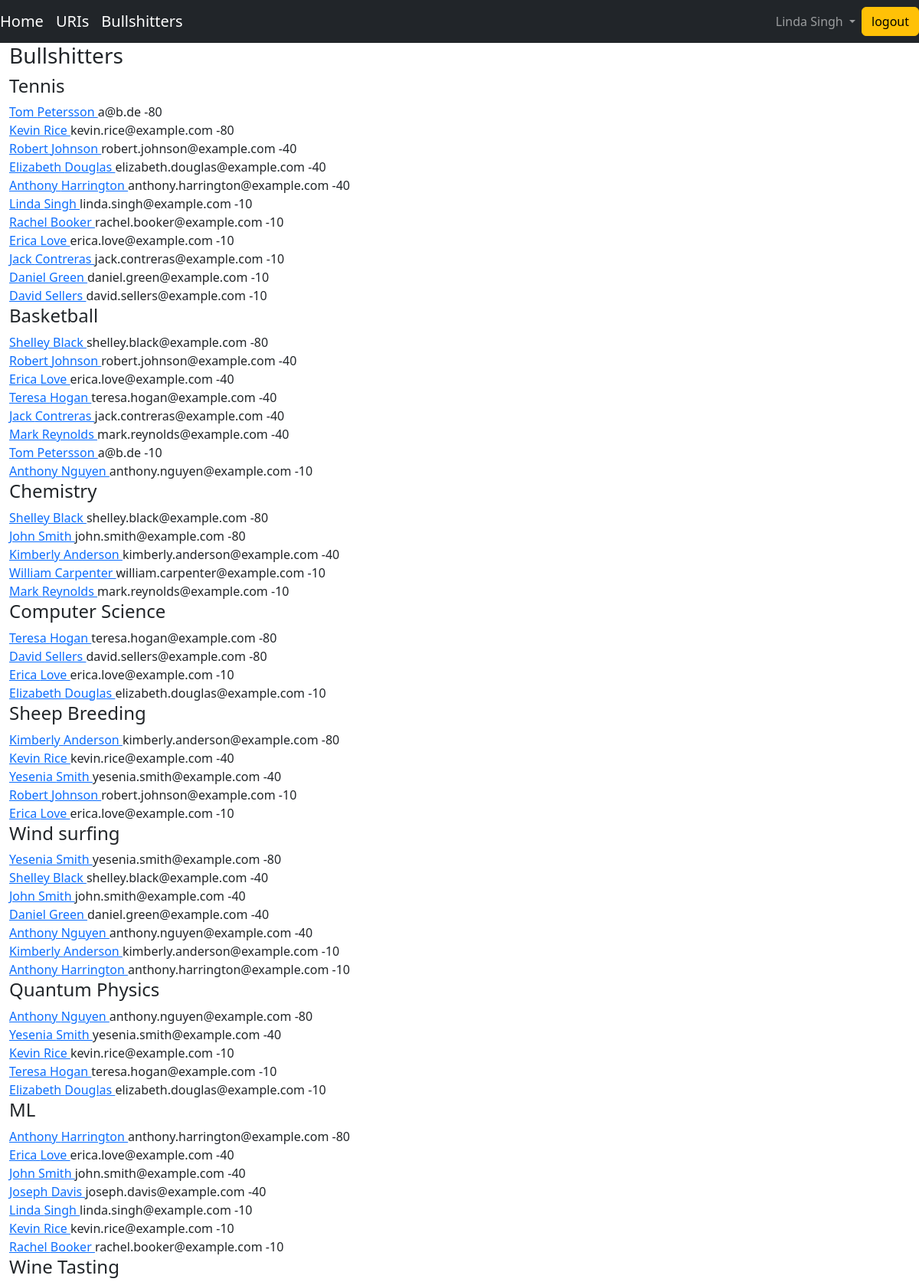
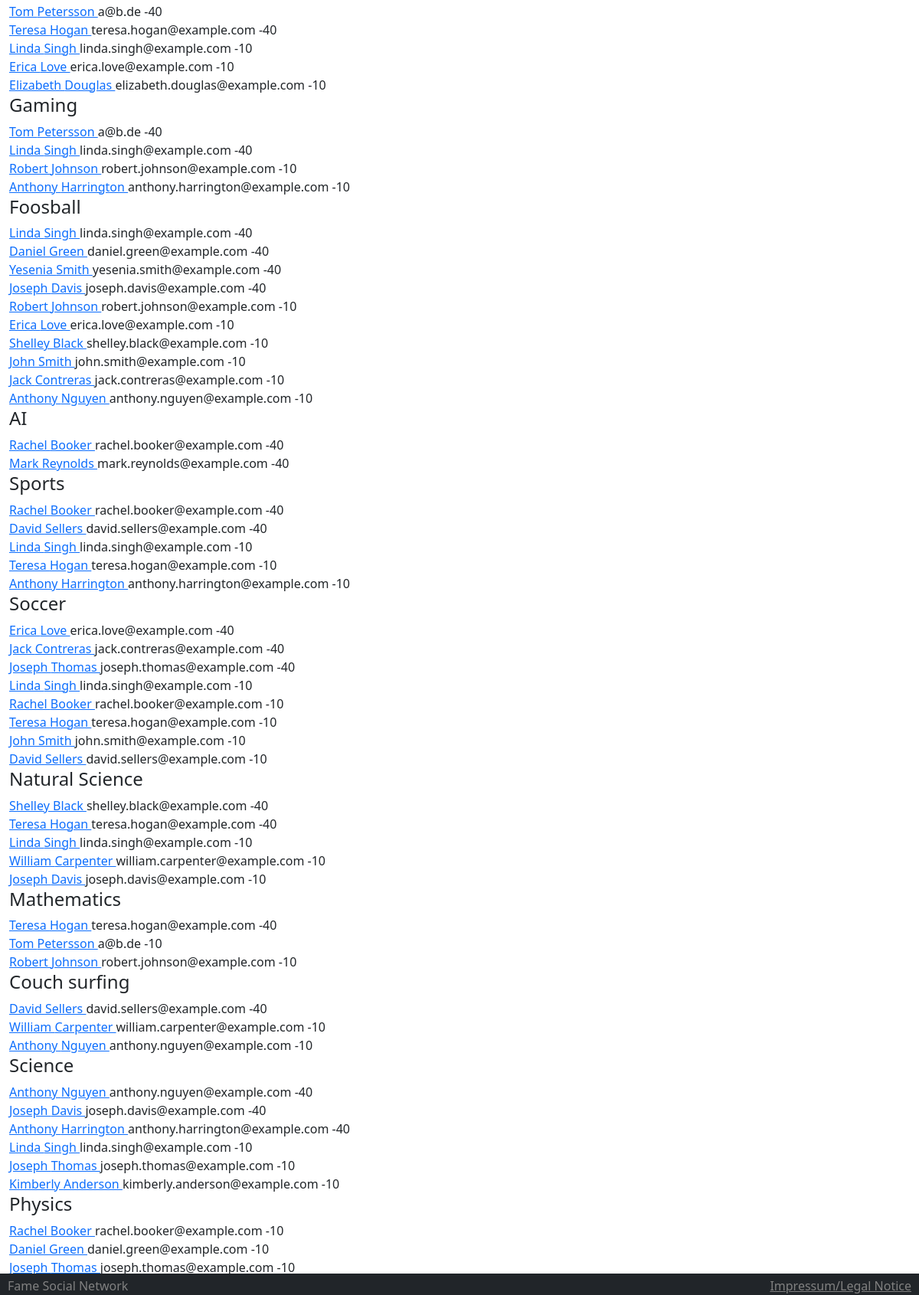
The page /sn/html/bullshitters (signed in) on the database its author committed (2 pictures, top to bottom).
### fame/models.py (models this page shows, shortened)
class FameUsers(AbstractUser):
    email = models.EmailField(unique=True)
    expertise_area = models.ManyToManyField(
        ExpertiseAreas, related_name="fame_of", through="Fame"
    )
    USERNAME_FIELD = "email"
    REQUIRED_FIELDS = []
    class Meta:
        db_table = "fame_users"

class ExpertiseAreas(models.Model):
    label = models.CharField(max_length=255)
    parent_expertise_area = models.ForeignKey(
        "self", on_delete=models.CASCADE, null=True, blank=True
    )
    class Meta:
        unique_together = ("label", "parent_expertise_area")
        db_table = "expertise_areas"

### socialnetwork/views/html.py (the view)
# urls.py: path("html/bullshitters", bullshitters , name="bullshitters"),
@require_http_methods(["GET"])
@login_required
def bullshitters(request):
    data = api.bullshitters()
    context = {
        "bullshitters" : data,
    }
    return render(request, "bullshitters.html", context=context)

### socialnetwork/api.py (called while the page is built)
def bullshitters():
    result =  {}
    neg_fame = Fame.objects.filter(
        fame_level__numeric_value__lt = 0
    ).order_by("fame_level__numeric_value",
               "-user__date_joined")
    for fame in neg_fame:
        area = fame.expertise_area
        if  area not in result:
            result[area] = []
        result[area].append(
            {
                "user": fame.user,
                "fame_level_numeric" : fame.fame_level.numeric_value,
            }
        )
    return result

### socialnetwork/templates/bullshitters.html
{% extends "base.html" %}
{% block body %}
    <h3>Bullshitters</h3>
    {% for area, users in bullshitters.items %}
        <h4>{{ area.label }}</h4>
        {% for entry in users %}
            <div>
                <a href="/fame/html/fame?userid={{ entry.user.id }}">
                    {{ entry.user.first_name }} {{ entry.user.last_name }}
                </a>
                {{ entry.user.email }}
                {{ entry.fame_level_numeric }}
            </div>
        {% endfor %}
    {% endfor %}
{% endblock %}

### socialnetwork/templates/base.html (shortened to what this page needs)
{% load static %}
<!doctype html>
<html>
<head>
    <link
            rel="stylesheet"
            href="{% static 'bootstrap.min.css' %}"
    />
    <link
            rel="stylesheet"
            type="text/css"
            href="{% static 'bootstrap-icons.css' %}"
    />
    <link
            rel="stylesheet"
            href="{% static 'fa/css/all.min.css' %}"
    />
    <link rel="stylesheet" href="{% static 'main.css' %}"/>
</head>
<body class="d-flex flex-column min-vh-100">
<div class="body-content">
    <header>
        <nav class="navbar navbar-expand-md navbar-dark bg-dark">
            <ul class="navbar-nav">
                {% if user.is_authenticated %}
                    <li class="nav-item active">
                        <a class="navbar-brand" href="{% url 'sn:timeline' %}">Home</a>
                    </li>
                    <li class="nav-item active">
                        <a class="navbar-brand" href="{% url 'home' %}">URIs</a>
                    </li>
                    <li class="nav-item active">
                        <a class="navbar-brand" href="{% url 'sn:bullshitters' %}">Bullshitters</a>
                    </li>
                {% endif %}
            </ul>
            <ul class="navbar-nav ms-auto">
                <li class="nav-item dropdown">
                    <a class="nav-link dropdown-toggle" href="#" role="button" data-bs-toggle="dropdown"
                       aria-expanded="false" data-testid="navbar_user_section">
                        {% if user.is_authenticated %}
                            <span>{{ request.user.first_name }} {{ request.user.last_name }}</span>
                        {% else %}
                            <span>Not logged in</span>
                        {% endif %}
                    </a>
            </ul>
            {% if user.is_authenticated %}
                <form method="post" action="{% url 'logout' %}">
                    <button type="submit" class="btn btn-warning">logout</button>
                </form>
            {% endif %}
        </nav>
    </header>
    <div id="wrap">
        <div class="container-fluid" id="main">
            {% block body %} {% endblock %}
        </div>
    </div>
    <footer
            class="page-footer fixed-bottom font-small bg-dark pt-1"
            style="color: gray"
    >
        <div style="display: flex; justify-content: space-between">
            <div style="margin-left: 10px; margin-right: 10px">Fame Social Network</div>
            <div style="margin-right: 10px">
                <a
                        style="color: gray"
                        href="https://www.uni-saarland.de/en/legal-notice.html"
                        data-testid="footer_impressum"
                >Impressum/Legal Notice</a>
            </div>
        </div>
    </footer>
</div>
</body>
</html>

### assets/main.css (style rules this page uses)
html { overflow-y: scroll; height: 100%; width: 100%; }
body { height: 100%; width: 100%; }

### rows shown on the page
FameUsers: user.first_name "Linda", user.last_name "Singh", user.email "linda.singh@example.com", fame_level_numeric "-10", fame_level_numeric "-40"
ExpertiseAreas: label "Tennis"
FameUsers: user.first_name "Tom", user.last_name "Petersson", user.email "a@b.de", fame_level_numeric "-80", fame_level_numeric "-10", fame_level_numeric "-40"
FameUsers: user.first_name "Kevin", user.last_name "Rice", user.email "kevin.rice@example.com", fame_level_numeric "-80", fame_level_numeric "-40", fame_level_numeric "-10"
FameUsers: user.first_name "Robert", user.last_name "Johnson", user.email "robert.johnson@example.com", fame_level_numeric "-40", fame_level_numeric "-10"
FameUsers: user.first_name "Elizabeth", user.last_name "Douglas", user.email "elizabeth.douglas@example.com", fame_level_numeric "-40", fame_level_numeric "-10"
FameUsers: user.first_name "Anthony", user.last_name "Harrington", user.email "anthony.harrington@example.com", fame_level_numeric "-40", fame_level_numeric "-10", fame_level_numeric "-80"
FameUsers: user.first_name "Rachel", user.last_name "Booker", user.email "rachel.booker@example.com", fame_level_numeric "-10", fame_level_numeric "-40"
FameUsers: user.first_name "Erica", user.last_name "Love", user.email "erica.love@example.com", fame_level_numeric "-10", fame_level_numeric "-40"
FameUsers: user.first_name "Jack", user.last_name "Contreras", user.email "jack.contreras@example.com", fame_level_numeric "-10", fame_level_numeric "-40"
FameUsers: user.first_name "Daniel", user.last_name "Green", user.email "daniel.green@example.com", fame_level_numeric "-10", fame_level_numeric "-40"
FameUsers: user.first_name "David", user.last_name "Sellers", user.email "david.sellers@example.com", fame_level_numeric "-10", fame_level_numeric "-80", fame_level_numeric "-40"
ExpertiseAreas: label "Basketball"
FameUsers: user.first_name "Shelley", user.last_name "Black", user.email "shelley.black@example.com", fame_level_numeric "-80", fame_level_numeric "-40", fame_level_numeric "-10"
FameUsers: user.first_name "Teresa", user.last_name "Hogan", user.email "teresa.hogan@example.com", fame_level_numeric "-40", fame_level_numeric "-80", fame_level_numeric "-10"
FameUsers: user.first_name "Mark", user.last_name "Reynolds", user.email "mark.reynolds@example.com", fame_level_numeric "-40", fame_level_numeric "-10"
FameUsers: user.first_name "Anthony", user.last_name "Nguyen", user.email "anthony.nguyen@example.com", fame_level_numeric "-10", fame_level_numeric "-40", fame_level_numeric "-80"
ExpertiseAreas: label "Chemistry"
FameUsers: user.first_name "John", user.last_name "Smith", user.email "john.smith@example.com", fame_level_numeric "-80", fame_level_numeric "-40", fame_level_numeric "-10"
FameUsers: user.first_name "Kimberly", user.last_name "Anderson", user.email "kimberly.anderson@example.com", fame_level_numeric "-40", fame_level_numeric "-80", fame_level_numeric "-10"
FameUsers: user.first_name "William", user.last_name "Carpenter", user.email "william.carpenter@example.com", fame_level_numeric "-10"
ExpertiseAreas: label "Computer Science"
ExpertiseAreas: label "Sheep Breeding"
FameUsers: user.first_name "Yesenia", user.last_name "Smith", user.email "yesenia.smith@example.com", fame_level_numeric "-40", fame_level_numeric "-80"
ExpertiseAreas: label "Wind surfing"
ExpertiseAreas: label "Quantum Physics"
ExpertiseAreas: label "ML"
FameUsers: user.first_name "Joseph", user.last_name "Davis", user.email "joseph.davis@example.com", fame_level_numeric "-40", fame_level_numeric "-10"
ExpertiseAreas: label "Wine Tasting"
ExpertiseAreas: label "Gaming"
ExpertiseAreas: label "Foosball"
ExpertiseAreas: label "AI"
ExpertiseAreas: label "Sports"
ExpertiseAreas: label "Soccer"
FameUsers: user.first_name "Joseph", user.last_name "Thomas", user.email "joseph.thomas@example.com", fame_level_numeric "-40", fame_level_numeric "-10"
ExpertiseAreas: label "Natural Science"
ExpertiseAreas: label "Mathematics"
ExpertiseAreas: label "Couch surfing"
ExpertiseAreas: label "Science"
ExpertiseAreas: label "Physics"
